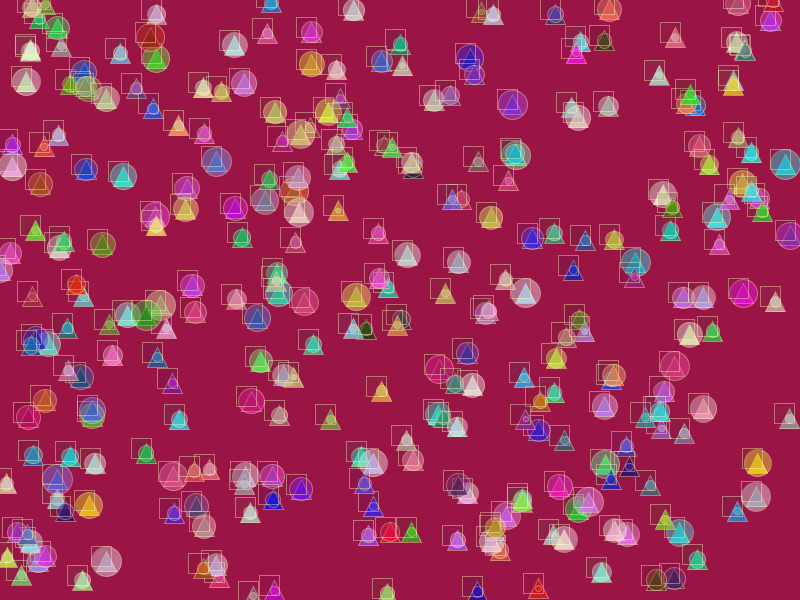
Frame 1 (no input)
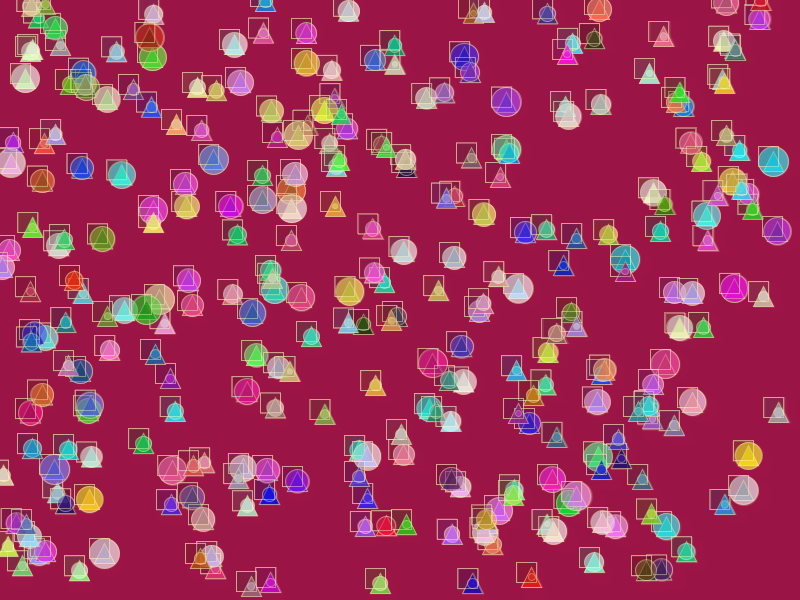
Frame 60 (the mouse pressed at the canvas centre just before this capture)
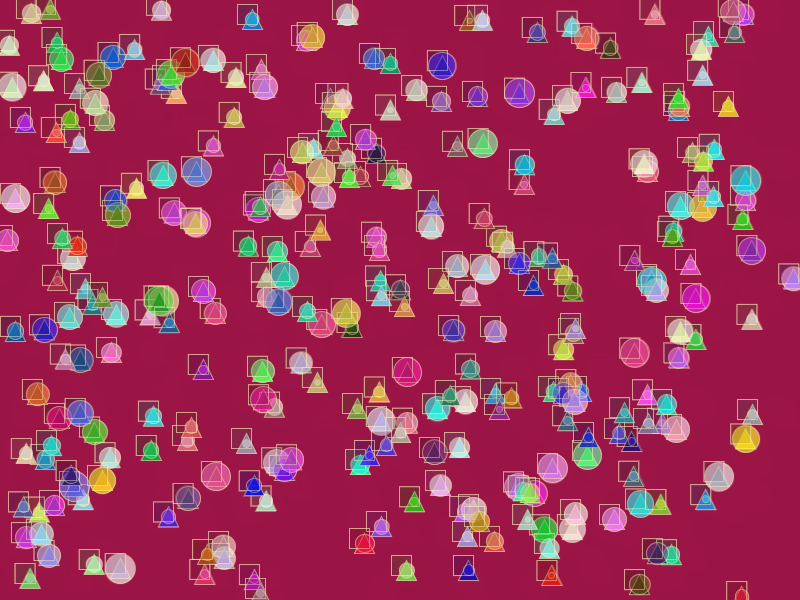
Frame 120 (the mouse held since frame 60 and released just before this capture)

The Processing sketch that drew these frames (run headless with seeded random() and noise(); from frame 60 on, the mouse is pressed at the canvas centre):

// Processing sketch: geometric_array
// ── geometric_array.pde

// geometric array


// GLOBAL variables
int NUMGNATS = 300; //the number of shapes
float[] x1 = new float[NUMGNATS]; //create an array of x1 that has 300 (NUMGNAT=300) different floating values
float[] y1 = new float[NUMGNATS]; 
float[] x2 = new float[NUMGNATS];
float[] y2 = new float[NUMGNATS]; 
float[] rad = new float[NUMGNATS]; //radius
float[] r = new float[NUMGNATS];
float[] g = new float[NUMGNATS]; 
float[] b = new float[NUMGNATS];


float p1x = 0;
float p1y = -10;
float p2x = -10;
float p2y = 10;
float p3x = 10;
float p3y = 10; //coordinate for triangle


// this runs when i hit play
void setup()
{
  frameRate(60); // how many frames a second do we aspire to? how fast the previous frame is gone

  size(800, 600); // sets up the size of the canvas

  background(155,20,70);

  for (int i=0; i<NUMGNATS; i++) //set a range for i
  {
    x1[i] = random(0, width-1);
    y1[i] = random(0, height-1);
    rad[i] = random(5, 30);
    r[i] = random(10, 255);  
    g[i] = random(10, 255);  
    b[i] = random(10, 255);  //input the variables' change within the range i
  }
}



// this runs every frame
void draw()
{
  // this fades out the previous stuff
  noStroke();
  fill(155, 20, 70, 100);
  rect(0, 0, width, height);


  float weight = sqrt((mouseX-pmouseX)*(mouseX-pmouseX)+(mouseY-pmouseY)*(mouseY-pmouseY));
  float aa = max(0.01, min(weight/50., 1.0));  //0.01<aa<1
  float bb = 1.0-aa; //biggest possible aa is 1.0 and smallest possible is 0.01, which means 0.99=>bb>=0
   //aa and bb: the movement of mouse affects the collective movement of objects
  
  // THIS IS THE MAIN LOOP
  for (int i = 0; i<NUMGNATS; i++)
  {
    // this is how far away the thingie is from the mouse
    float dx = (mouseX-x1[i])/20.; //x1 and y1 have 0-300 variations of positions (which 300 objects)
    float dy = (mouseY-y1[i])/20.; //set dy to the distances for 300 objects
    float drunkx = myDrunkenCurve(-50, 50, 3);
    float drunky = myDrunkenCurve(-50, 50, 3);
    
    // this adds the distance and some drunkness to the position
    float shiftx = x1[i]+random(min(0, dx), max(0, dx))+drunkx;
    float shifty = y1[i]+random(min(0, dy), max(0, dy))+drunky;
    x2[i] = aa*shiftx + bb*x1[i];
    y2[i] = aa*shifty + bb*y1[i];
    //one more step for x2 and y2

    // draw the line no big deal with line in this case since we cant really see it
    noFill(); // don't draw a fill
    
    line(x1[i], y1[i], x2[i], y2[i]); // x1, y1, x2, y2

    // draw the circle and triangle
    fill(r[i], g[i], b[i], 200); // set the fill to yellow
    stroke(255, 255, 192, 100); 
    triangle(x2[i]+p1x, y2[i]+p1y, x2[i]+p2x, y2[i]+p2y, x2[i]+p3x, y2[i]+p3y); // draw a circle
    fill(r[i]*2, g[i]*2, b[i]*2, 100); // bigger rgb pasteler the color is
    ellipse(x2[i], y2[i], rad[i], rad[i]);  
    fill(r[i]/2,g[i]/2,b[i]/2,30); //smaller rgb darker the color is
    rect(x2[i]-15,y2[i]-15,20,20); 


    // cycle and boundary; stash our new x and y for the next round
    x1[i] = x2[i];
    y1[i] = y2[i];
    // checking the boundaries
    if (x1[i]>width) x1[i] = 0;
    if (x1[i]<0) x1[i] = width;
    if (y1[i]>height) y1[i] = 0;
    if (y1[i]<0) y1[i] = height;
  }
}




// this runs when i pick up a key on the keyboard
void keyReleased()
{
  if (key==' ') background(155,20,70);
}



//enable the DrunkenCurve
float myDrunkenCurve(float min, float max, int Q)
{

  float value = 0.;

  for (int i = 0; i < Q; i++) // i = i + 1
  {
    value+=random(min, max);
  }

  value = value / float(Q);

  return(value);
}
